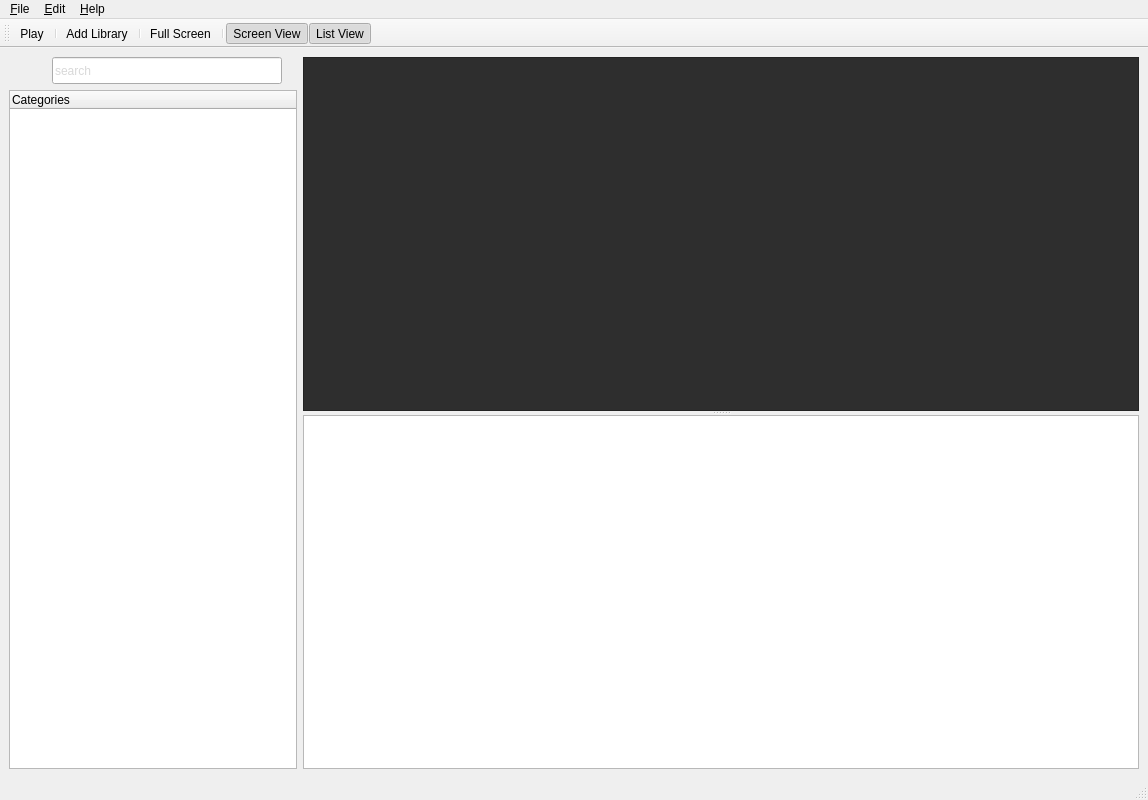
<?xml version="1.0" encoding="UTF-8"?>
<ui version="4.0">
 <class>MainWindow</class>
 <widget class="QMainWindow" name="MainWindow">
  <property name="geometry">
   <rect>
    <x>0</x>
    <y>0</y>
    <width>1148</width>
    <height>800</height>
   </rect>
  </property>
  <property name="windowTitle">
   <string>Lorena - Mame Frontend</string>
  </property>
  <property name="windowIcon">
   <iconset resource="lory.src">
    <normaloff>:/newPrefix/pixmaps/mameicon.png</normaloff>:/newPrefix/pixmaps/mameicon.png</iconset>
  </property>
  <widget class="QWidget" name="centralwidget">
   <layout class="QHBoxLayout" name="horizontalLayout_2">
    <item>
     <layout class="QVBoxLayout" name="verticalLayout">
      <item>
       <layout class="QHBoxLayout" name="horizontalLayout">
        <item>
         <widget class="QLabel" name="label">
          <property name="sizePolicy">
           <sizepolicy hsizetype="Fixed" vsizetype="Fixed">
            <horstretch>0</horstretch>
            <verstretch>0</verstretch>
           </sizepolicy>
          </property>
          <property name="text">
           <string/>
          </property>
          <property name="pixmap">
           <pixmap resource="lory.src">:/newPrefix/pixmaps/zoom-fit.png</pixmap>
          </property>
         </widget>
        </item>
        <item>
         <widget class="QLineEdit" name="lineEdit">
          <property name="sizePolicy">
           <sizepolicy hsizetype="Fixed" vsizetype="Fixed">
            <horstretch>0</horstretch>
            <verstretch>0</verstretch>
           </sizepolicy>
          </property>
          <property name="minimumSize">
           <size>
            <width>230</width>
            <height>27</height>
           </size>
          </property>
          <property name="maximumSize">
           <size>
            <width>230</width>
            <height>27</height>
           </size>
          </property>
          <property name="toolTip">
           <string/>
          </property>
          <property name="styleSheet">
           <string notr="true">color: rgb(216, 216, 216);</string>
          </property>
          <property name="text">
           <string>search</string>
          </property>
         </widget>
        </item>
       </layout>
      </item>
      <item>
       <widget class="QTreeWidget" name="trLibraries">
        <property name="sizePolicy">
         <sizepolicy hsizetype="Fixed" vsizetype="Expanding">
          <horstretch>0</horstretch>
          <verstretch>0</verstretch>
         </sizepolicy>
        </property>
        <property name="minimumSize">
         <size>
          <width>224</width>
          <height>224</height>
         </size>
        </property>
        <property name="maximumSize">
         <size>
          <width>288</width>
          <height>16777215</height>
         </size>
        </property>
        <column>
         <property name="text">
          <string>Categories</string>
         </property>
        </column>
       </widget>
      </item>
     </layout>
    </item>
    <item>
     <widget class="QSplitter" name="splitter">
      <property name="orientation">
       <enum>Qt::Vertical</enum>
      </property>
      <widget class="QGraphicsView" name="graphicsView">
       <property name="sizePolicy">
        <sizepolicy hsizetype="Expanding" vsizetype="Expanding">
         <horstretch>0</horstretch>
         <verstretch>0</verstretch>
        </sizepolicy>
       </property>
       <property name="maximumSize">
        <size>
         <width>16777215</width>
         <height>16777215</height>
        </size>
       </property>
       <property name="styleSheet">
        <string notr="true">background-color: rgb(46, 46, 46);</string>
       </property>
       <property name="sceneRect">
        <rectf>
         <x>0.000000000000000</x>
         <y>0.000000000000000</y>
         <width>0.000000000000000</width>
         <height>0.000000000000000</height>
        </rectf>
       </property>
       <property name="alignment">
        <set>Qt::AlignLeading|Qt::AlignLeft|Qt::AlignTop</set>
       </property>
      </widget>
      <widget class="QTableWidget" name="tblGames">
       <property name="editTriggers">
        <set>QAbstractItemView::NoEditTriggers</set>
       </property>
       <property name="alternatingRowColors">
        <bool>true</bool>
       </property>
       <property name="selectionMode">
        <enum>QAbstractItemView::SingleSelection</enum>
       </property>
       <property name="selectionBehavior">
        <enum>QAbstractItemView::SelectItems</enum>
       </property>
       <property name="showGrid">
        <bool>false</bool>
       </property>
       <property name="gridStyle">
        <enum>Qt::NoPen</enum>
       </property>
       <property name="wordWrap">
        <bool>false</bool>
       </property>
       <attribute name="horizontalHeaderCascadingSectionResizes">
        <bool>false</bool>
       </attribute>
       <attribute name="horizontalHeaderDefaultSectionSize">
        <number>100</number>
       </attribute>
       <attribute name="horizontalHeaderHighlightSections">
        <bool>false</bool>
       </attribute>
       <attribute name="verticalHeaderVisible">
        <bool>false</bool>
       </attribute>
       <attribute name="verticalHeaderDefaultSectionSize">
        <number>17</number>
       </attribute>
       <attribute name="verticalHeaderMinimumSectionSize">
        <number>17</number>
       </attribute>
      </widget>
     </widget>
    </item>
   </layout>
  </widget>
  <widget class="QMenuBar" name="menubar">
   <property name="geometry">
    <rect>
     <x>0</x>
     <y>0</y>
     <width>1148</width>
     <height>24</height>
    </rect>
   </property>
   <widget class="QMenu" name="menu_File">
    <property name="title">
     <string>&amp;File</string>
    </property>
    <addaction name="separator"/>
    <addaction name="actionPlayCurrentGame"/>
    <addaction name="actionReloadGameList"/>
    <addaction name="separator"/>
    <addaction name="actionExit"/>
   </widget>
   <widget class="QMenu" name="menu_Edit">
    <property name="title">
     <string>&amp;Edit</string>
    </property>
    <addaction name="actionPreferences"/>
   </widget>
   <widget class="QMenu" name="menu_Help">
    <property name="title">
     <string>&amp;Help</string>
    </property>
    <addaction name="actionAbout"/>
   </widget>
   <addaction name="menu_File"/>
   <addaction name="menu_Edit"/>
   <addaction name="menu_Help"/>
  </widget>
  <widget class="QStatusBar" name="statusbar"/>
  <widget class="QToolBar" name="toolBar">
   <property name="windowTitle">
    <string>toolBar</string>
   </property>
   <property name="iconSize">
    <size>
     <width>16</width>
     <height>16</height>
    </size>
   </property>
   <attribute name="toolBarArea">
    <enum>TopToolBarArea</enum>
   </attribute>
   <attribute name="toolBarBreak">
    <bool>false</bool>
   </attribute>
   <addaction name="actionPlay"/>
   <addaction name="separator"/>
   <addaction name="actionAddLibrary"/>
   <addaction name="separator"/>
   <addaction name="actionFullScreen"/>
   <addaction name="separator"/>
   <addaction name="actionScreenView"/>
   <addaction name="actionListView"/>
  </widget>
  <action name="actionExit">
   <property name="text">
    <string>&amp;Exit</string>
   </property>
   <property name="shortcut">
    <string>Ctrl+X</string>
   </property>
  </action>
  <action name="actionAddLibrary">
   <property name="icon">
    <iconset resource="lory.src">
     <normaloff>:/newPrefix/pixmaps/add.png</normaloff>:/newPrefix/pixmaps/add.png</iconset>
   </property>
   <property name="text">
    <string>Add Library</string>
   </property>
   <property name="toolTip">
    <string>Add library item</string>
   </property>
  </action>
  <action name="actionFullScreen">
   <property name="checkable">
    <bool>true</bool>
   </property>
   <property name="icon">
    <iconset resource="lory.src">
     <normaloff>:/newPrefix/pixmaps/view-fullscreen.png</normaloff>:/newPrefix/pixmaps/view-fullscreen.png</iconset>
   </property>
   <property name="text">
    <string>Full Screen</string>
   </property>
   <property name="toolTip">
    <string>Play in full screen</string>
   </property>
  </action>
  <action name="actionScreenView">
   <property name="checkable">
    <bool>true</bool>
   </property>
   <property name="checked">
    <bool>true</bool>
   </property>
   <property name="icon">
    <iconset resource="lory.src">
     <normaloff>:/newPrefix/pixmaps/grid.png</normaloff>:/newPrefix/pixmaps/grid.png</iconset>
   </property>
   <property name="text">
    <string>Screen View</string>
   </property>
   <property name="toolTip">
    <string>Screen view</string>
   </property>
  </action>
  <action name="actionListView">
   <property name="checkable">
    <bool>true</bool>
   </property>
   <property name="checked">
    <bool>true</bool>
   </property>
   <property name="icon">
    <iconset resource="lory.src">
     <normaloff>:/newPrefix/pixmaps/list.png</normaloff>:/newPrefix/pixmaps/list.png</iconset>
   </property>
   <property name="text">
    <string>List View</string>
   </property>
   <property name="toolTip">
    <string>List view</string>
   </property>
  </action>
  <action name="actionPreferences">
   <property name="text">
    <string>&amp;Preferences</string>
   </property>
  </action>
  <action name="actionAbout">
   <property name="text">
    <string>&amp;About</string>
   </property>
  </action>
  <action name="actionPlay">
   <property name="icon">
    <iconset resource="lory.src">
     <normaloff>:/newPrefix/pixmaps/play.png</normaloff>:/newPrefix/pixmaps/play.png</iconset>
   </property>
   <property name="text">
    <string>Play</string>
   </property>
   <property name="toolTip">
    <string>Play current game</string>
   </property>
  </action>
  <action name="actionPlayCurrentGame">
   <property name="text">
    <string>&amp;Play Current Game</string>
   </property>
  </action>
  <action name="actionReloadGameList">
   <property name="text">
    <string>Reload Game List</string>
   </property>
  </action>
 </widget>
 <tabstops>
  <tabstop>trLibraries</tabstop>
 </tabstops>
 <resources>
  <include location="lory.src"/>
 </resources>
 <connections>
  <connection>
   <sender>actionExit</sender>
   <signal>activated()</signal>
   <receiver>MainWindow</receiver>
   <slot>close()</slot>
   <hints>
    <hint type="sourcelabel">
     <x>-1</x>
     <y>-1</y>
    </hint>
    <hint type="destinationlabel">
     <x>532</x>
     <y>367</y>
    </hint>
   </hints>
  </connection>
  <connection>
   <sender>actionPlayCurrentGame</sender>
   <signal>activated()</signal>
   <receiver>actionPlay</receiver>
   <slot>trigger()</slot>
   <hints>
    <hint type="sourcelabel">
     <x>-1</x>
     <y>-1</y>
    </hint>
    <hint type="destinationlabel">
     <x>-1</x>
     <y>-1</y>
    </hint>
   </hints>
  </connection>
 </connections>
</ui>
